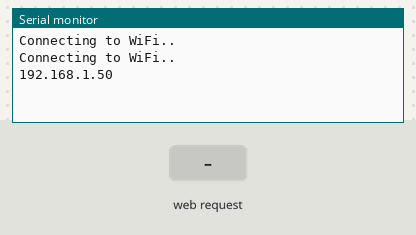
Simulated run of this sketch. Board: ESP8266 (NodeMCU). Parts: the last lines printed to the serial monitor. Inputs (shaded band) come from the test bench. WiFi joins after 1.5 s; servers stay silent unless stated; storage starts empty.

Above: at 3.2 s.
3.3 s: HTTP request GET /corriente received
At 4.4 s:
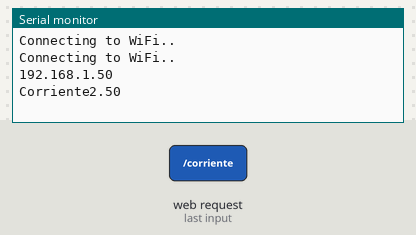
4.8 s: HTTP request GET /potencia received
At 5.5 s:
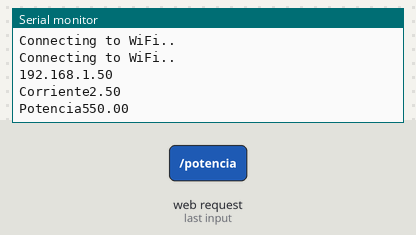

Measured:
- after the input at 3.3 s, the serial monitor: prints a new line at once (image 1)
- after the input at 4.8 s, the serial monitor: prints a new line at once (image 2)

The sketch:

chart_corriente.ino
```cpp
#ifdef ESP32
  #include <WiFi.h>
  #include <ESPAsyncWebServer.h>
  #include <SPIFFS.h>
#else
  #include <Arduino.h>
  #include <ESP8266WiFi.h>
  #include <Hash.h>
  #include <ESPAsyncTCP.h>
  #include <ESPAsyncWebServer.h>
  #include <FS.h>
#endif
#include <Wire.h>
#include <Adafruit_Sensor.h>
#include <Adafruit_BME280.h>

/*#include <SPI.h>
#define BME_SCK 18
#define BME_MISO 19
#define BME_MOSI 23
#define BME_CS 5*/

Adafruit_BME280 bme; // I2C
//Adafruit_BME280 bme(BME_CS); // hardware SPI
//Adafruit_BME280 bme(BME_CS, BME_MOSI, BME_MISO, BME_SCK); // software SPI

// Replace with your network credentials
const char* ssid = "";
const char* password = "";
float c=0;

// Create AsyncWebServer object on port 80
AsyncWebServer server(80);

String getCorriente() {
  c = analogRead(A0)*5.0/1024;
  Serial.println("Corriente"+String(c));
  return String(c);
}

String getPotencia() {
  float p = c*220;
  Serial.println("Potencia"+String(p));
  return String(p);
}

void setup(){
  Serial.begin(115200);

  // Initialize SPIFFS
  if(!SPIFFS.begin()){
    Serial.println("An Error has occurred while mounting SPIFFS");
    return;
  }

  // Connect to Wi-Fi
  WiFi.begin(ssid, password);
  while (WiFi.status() != WL_CONNECTED) {
    delay(1000);
    Serial.println("Connecting to WiFi..");
  }

  Serial.println(WiFi.localIP());

  // Route for root / web page
  server.on("/", HTTP_GET, [](AsyncWebServerRequest *request){
    request->send(SPIFFS, "/index.html");
  });
  server.on("/corriente", HTTP_GET, [](AsyncWebServerRequest *request){
    request->send_P(200, "text/plain", getCorriente().c_str());
  });
  server.on("/potencia", HTTP_GET, [](AsyncWebServerRequest *request){
    request->send_P(200, "text/plain", getPotencia().c_str());
  });

  server.begin();
}

void loop(){
}
```
